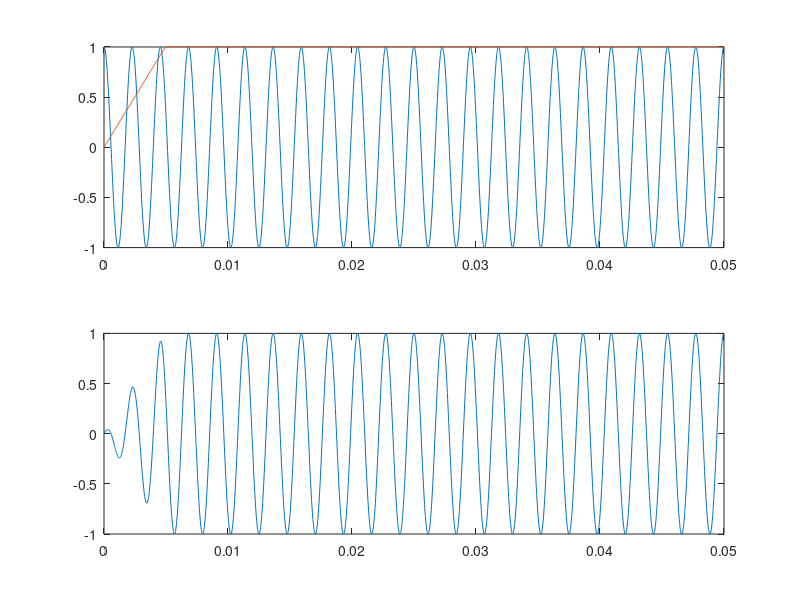

Reproduce this figure in MATLAB.
%adding a ramp window to audio
%50ms tone played at 440Hz with a 5ms onset ramp

fs = 44100;
f = 440;
dur = 0.05;
nT = 0: (1/fs) : dur - (1/fs);
N = length(nT);
x = cos(2*pi*f*nT);
 
rampDur = floor(0.005 *fs) - 1;
ramp = linspace(0, 1, rampDur);
window = [ramp ones(1, N-rampDur)];
x2 = x .* window;

figure; subplot(2,1,1);
plot(nT, x); hold on; plot(nT, window);
subplot(2,1,2);
plot(nT,x2)
